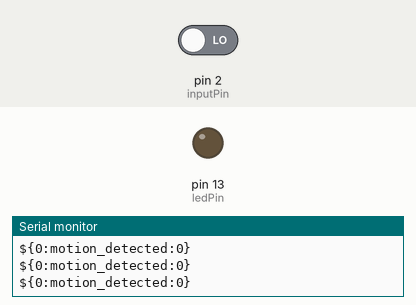
This sketch was run on a simulated Arduino Uno, built with avr-gcc and run on an emulated ATmega328P. On the bench: output pins drawn as LEDs (lit = HIGH), the last lines printed to the serial monitor. Inputs (shaded band) come from the test bench; at power-on: pin 2 (inputPin) LOW.

Above: at 1.2 s.
1.3 s: pin 2 (inputPin) driven HIGH
At 2.5 s:
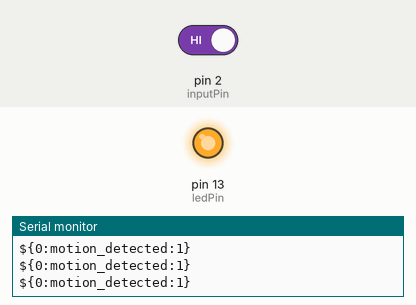
2.8 s: pin 2 (inputPin) driven LOW
At 3.9 s:
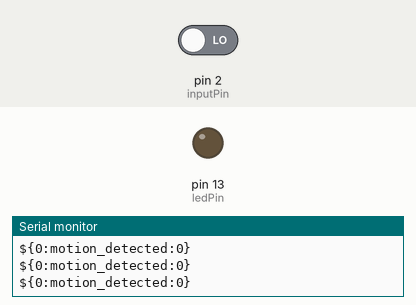
Timing chart, 0 to 5.8 s (numbered marks = the images above; inputs shaded):
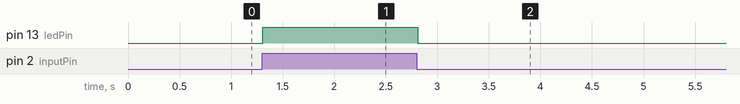

The sketch:

pir_demo.ino
```cpp
#include <busyboard.h>

int pirState = LOW;
int ledPin = 13;
int inputPin = 2;               // choose the input pin (for PIR sensor)
publishedVar<int> pirValue(0,"motion_detected");

void commSetup()
{
  Serial.print("${SERIAL");
  Serial.print(pirValue.getIdString());
  Serial.println("}");
}

void setup() {
  Serial.begin(57600);
  while(!Serial);
  commSetup();

  Serial.println("PIR begin");

  pinMode(ledPin, OUTPUT);      // declare LED as output
  pinMode(inputPin, INPUT);     // declare sensor as input
}

void loop(){
  pirValue = digitalRead(inputPin);  // read input value
  if (pirValue == HIGH) {            // check if the input is HIGH
    digitalWrite(ledPin, HIGH);  // turn LED ON
    if (pirState == LOW) {
      // we have just turned on
      Serial.println("Motion detected!");
      // We only want to print on the output change, not state
      pirState = HIGH;
    }
  } else {
    digitalWrite(ledPin, LOW); // turn LED OFF
    if (pirState == HIGH){
      // we have just turned of
      Serial.println("Motion ended!");
      // We only want to print on the output change, not state
      pirState = LOW;
    }
  }
  delay(100);
}
```

Measured:
- after the input at 1.3 s, pin 13 (ledPin): LOW → HIGH at once
- after the input at 2.8 s, pin 13 (ledPin): HIGH → LOW at once
